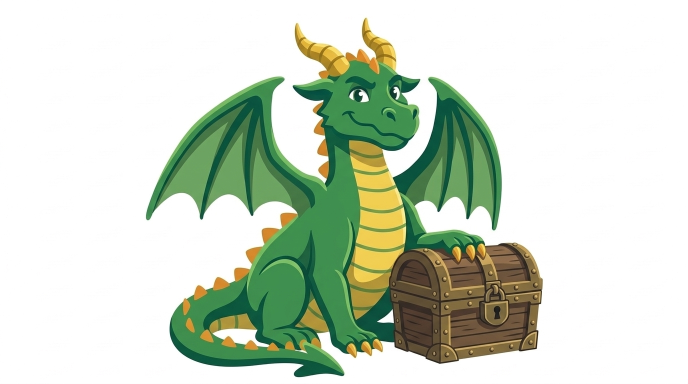
#> input picture design/quest/flow/dragon-guard-chest.jpg, 1376 x 768 px, found by its file name (shown at 1/2 size)
$ python prepare-art.py chest-style-reference.png flow/dragon-guard-chest.jpg
#> lines starting #> are read from the running program, lines starting #| are printed output that depends on the picture; after the words box and inside, x2 and y2 are one past the last pixel; in counts of white or black regions, pixels touching at a corner belong together
#> further down, im is the input picture: PIL image 1376x768 RGB; mean R, G, B 205.7, 216.4, 199.8
"""Turn the teacher's Flow pictures (design/quest/flow) into the Quest's pieces for the app.

    python3 -m venv /tmp/qv && /tmp/qv/bin/pip install vtracer pillow numpy
    /tmp/qv/bin/python -I design/quest/prepare-art.py design/quest/flow <out folder>

What it makes, and why each step is there (design/quest/STYLE.md has the story):
- The dragon's poses and the knight, cut out of Flow's white and traced to SVG, so they stay sharp on a 4K board.
  The white is flooded in from the edges, and white the drawing encloses (under a wing, between legs) goes too.
  The cut is pulled in two pixels, or the JPEG's soft edge against white traces as a pale halo on the parchment.
  Each picture is flattened to a few exact colours first: traced as it comes, JPEG noise makes hundreds of shapes.
- The guard pose has Flow's chest taken out (it is drawn with outlines and wood grain, unlike the app's), so the
  app's own chest goes under the paw.
- The sleeping dragon came out with a green belly and yellow spikes; it is recoloured to match the other poses.
- The landmarks are line art: the darker the ink, the more solid, so they sit on the parchment in the map's own ink.
"""
import sys
from collections import deque
from pathlib import Path

import numpy as np
import vtracer
from PIL import Image

SRC, OUT = Path(sys.argv[1]), Path(sys.argv[2])
OUT.mkdir(parents=True, exist_ok=True)
RNG = np.random.default_rng(2)
MAP_INK = np.array([0x8A, 0x5A, 0x2B])


def flood(mask, seeds):
    """Every pixel of `mask` joined to one of `seeds`."""
    h, w = mask.shape
    out = np.zeros((h, w), bool)
    q = deque()
    for y, x in seeds:
        if mask[y, x] and not out[y, x]:
            out[y, x] = True
            q.append((y, x))
    while q:
        y, x = q.popleft()
        for ny, nx in ((y + 1, x), (y - 1, x), (y, x + 1), (y, x - 1)):
            if 0 <= ny < h and 0 <= nx < w and mask[ny, nx] and not out[ny, nx]:
                out[ny, nx] = True
                q.append((ny, nx))
    return out


def cutout(a):
    """What is the picture, not Flow's white background."""
    h, w, _ = a.shape
#> h = 768; w = 1376
    near = a.min(axis=2) > 225  # the JPEG leaves the white a little noisy
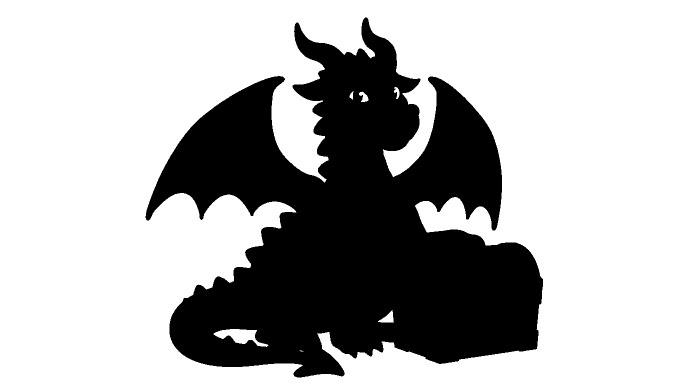
#> near: shape (768, 1376) bool (shown at 1/2 size); 69.7% white; 1 black region, box (x1, y1, x2, y2) and area: (291, 35, 1086, 755) 320545
    edge = [(y, x) for y in range(h) for x in (0, w - 1)] + [(y, x) for x in range(w) for y in (0, h - 1)]
    bg = flood(near, edge)
#> after the loop in flood, `for y, x in seeds:`:
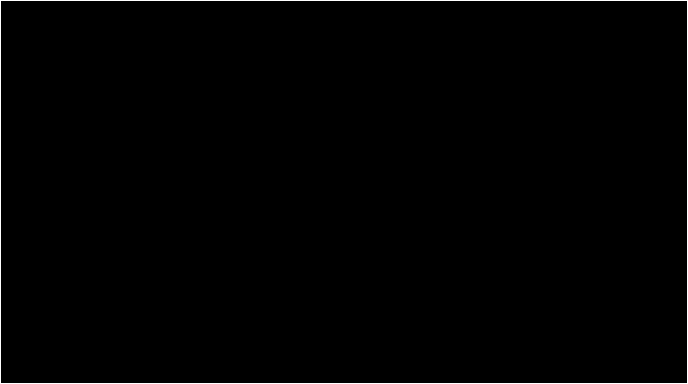
#> out: shape (768, 1376) bool (shown at 1/2 size); 0.41% white in thin lines or dots
#> the loop in flood, `while q:` made 733560 passes
#> (y, x) on passes 1 to 3: (0, 0), (0, 1375), (1, 0)
#> after the loop in flood, `while q:`: out: shape (768, 1376) bool; 69.4% white; 1 black region, box (x1, y1, x2, y2) and area: (291, 35, 1086, 755) 323208
    # White the drawing encloses is background too; small white bits (an eye's shine) stay.
    white = (a.min(axis=2) > 232) & ~bg
#> white: shape (768, 1376) bool; 0.24% white; 6 white regions (1 under 20 px), largest, box (x1, y1, x2, y2) and area: (428, 658, 536, 693) 1726, (757, 620, 787, 646) 383, (718, 183, 737, 204) 216, (788, 174, 799, 198) 139, (699, 183, 707, 198) 72
    seen = np.zeros((h, w), bool)
    for y0, x0 in zip(*np.nonzero(white)):
        if seen[y0, x0]:
            continue
        comp = flood(white, [(y0, x0)])
        seen |= comp
        if comp.sum() > 600:
            bg |= comp
#> this loop made 2537 passes
#> (y0, x0) on passes 2 to 4: (174, 792), (175, 788), (175, 789)
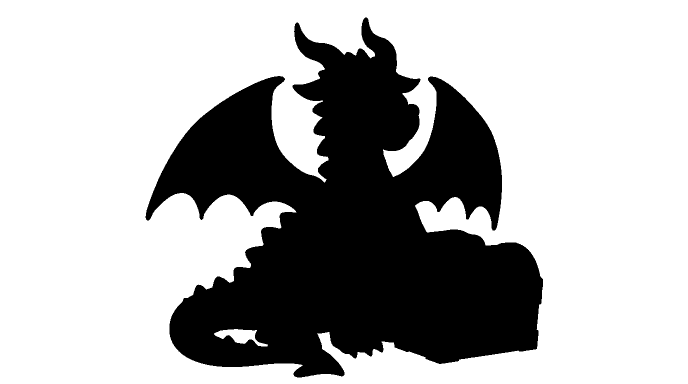
#> bg: shape (768, 1376) bool (shown at 1/2 size); 69.6% white; 1 black region, box (x1, y1, x2, y2) and area: (291, 35, 1086, 755) 321482
    keep = ~bg
    for _ in range(2):  # the pale halo
        k = keep.copy()
        k[1:, :] &= keep[:-1, :]
        k[:-1, :] &= keep[1:, :]
        k[:, 1:] &= keep[:, :-1]
        k[:, :-1] &= keep[:, 1:]
        keep = k
    return keep


def kmeans(x, k, iters=25):
    c = x[RNG.choice(len(x), k, replace=False)].astype(float)
    for _ in range(iters):
        lab = ((x[:, None, :] - c[None]) ** 2).sum(-1).argmin(1)
        for j in range(k):
            if (lab == j).any():
                c[j] = x[lab == j].mean(0)
    return c


def flatten(a, keep, k):
    """The picture in `k` exact colours, and which colour each pixel took."""
    px = a[keep]
    cent = kmeans(px[RNG.choice(len(px), min(30000, len(px)), replace=False)], k)
    lab = ((a[..., None, :] - cent[None, None]) ** 2).sum(-1).argmin(-1)
    return cent, lab


def save(name, rgb, keep):
    ys, xs = np.nonzero(keep)
    box = (xs.min(), ys.min(), xs.max() + 1, ys.max() + 1)
    rgba = np.dstack([rgb, np.where(keep, 255, 0)]).astype(np.uint8)
    Image.fromarray(rgba).crop(box).save(OUT / f'{name}.png')
    vtracer.convert_image_to_svg_py(str(OUT / f'{name}.png'), str(OUT / f'{name}.svg'), colormode='color',
                                    mode='spline', filter_speckle=8, color_precision=8, layer_difference=4,
                                    corner_threshold=60, path_precision=2)
    svg = (OUT / f'{name}.svg').read_text()
    print(f'{name}: {box[2] - box[0]}x{box[3] - box[1]}, {svg.count("<path")} shapes, {len(svg) // 1024} KB')


def nearest(cent, colour):
    return int(((cent - np.array(colour)) ** 2).sum(1).argmin())


for name, file in [('dragon-guard', 'dragon-guard-chest.jpg'), ('dragon-holding-key', 'dragon-holding-key.jpg'),
                   ('dragon-palm-up', 'dragon-palm-up.jpg'),
                   ('dragon-out-of-puff', 'dragon-out-of-puff.jpg'), ('dragon-asleep', 'dragon-asleep.jpg'),
                   ('knight', 'knight.webp')]:
    im = Image.open(SRC / file).convert('RGB')
    a = np.asarray(im).astype(int)
    keep = cutout(a)
    if name == 'dragon-guard':
        # Flow's chest: everything in its box below the paw, and its brown between the claws.
        hsv = np.asarray(im.convert('HSV')).astype(float)
        hh, ss, vv = hsv[..., 0] * 360 / 255, hsv[..., 1] / 255, hsv[..., 2] / 255
        box = np.zeros(keep.shape, bool)
        box[468:735, 765:1095] = True
        keep &= ~(box & (((hh > 10) & (hh < 52) & (vv < 0.72)) | (ss < 0.22)))
        keep[528:735, 765:1095] = False
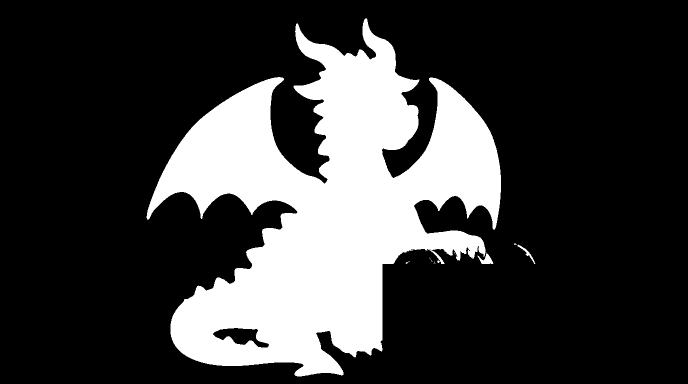
#> keep: shape (768, 1376) bool (shown at 1/2 size); 23.5% white; 11 white regions (8 under 20 px), largest, box (x1, y1, x2, y2) and area: (293, 37, 1002, 753) 247997, (954, 505, 987, 528) 332, (1035, 489, 1071, 528) 209
        # Bits of the chest's lid left between the claws: anything no longer joined to the dragon goes.
        ys, xs = np.nonzero(keep)
        mid = len(ys) // 2
#> mid = 124291
        keep = flood(keep, [(ys[mid], xs[mid])]) | (keep & ~box)
#> after the loop in flood (call 8), `for y, x in seeds:`: out: shape (768, 1376) bool; 0% white in thin lines or dots, all inside (x1, y1, x2, y2) = (726, 391, 727, 392)
#> after the loop in flood (call 8), `while q:`: out: shape (768, 1376) bool; 23.5% white; 1 white region, box (x1, y1, x2, y2) and area: (293, 37, 1002, 753) 247975
    cent, lab = flatten(a, keep, 10)
#> in kmeans, `c = x[RNG.choice(len(x), k, replace=False)].astype(float)`: c = [[234, 207, 90], [70, 141, 73], [10, 81, 63], [240, 206, 82], [67, 143, 78], [12, 88, 62], [63, 142, 77], [12, 82, 58], [63, 143, 80], [226, 208, 98]]
#> after the loop in kmeans, `for _ in range(iters):`: c = [[235.9, 207.2, 94.34], [119.8, 134, 55.16], [13.06, 84.84, 59.97], [207.7, 143, 49.61], [112.9, 169, 101.3], [34.22, 98.42, 60.46], [68.62, 120.2, 70.38], [16.44, 77.09, 42.79], [64.1, 142.7, 79.67], [173.4, 148.6, 60.93]]
#> in flatten, `cent = kmeans(px[RNG.choice(len(px), min(30000, len(px)), replace=Fals..`: cent has the same summary as c in kmeans
#> in flatten, `lab = ((a[..., None, :] - cent[None, None]) ** 2).sum(-1).argmin(-1)`:
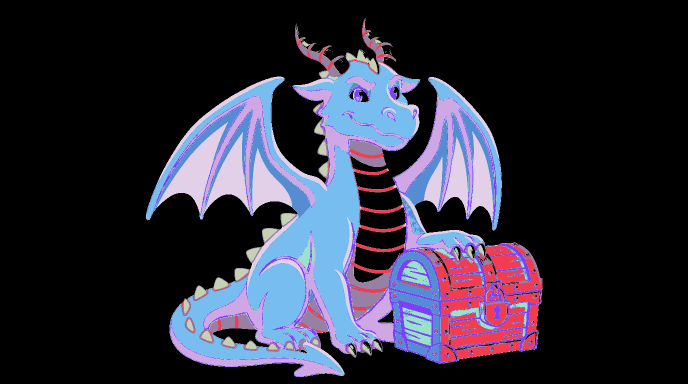
#> lab: shape (768, 1376) int64 (shown at 1/2 size); 10 distinct labels, from 0 to 9; one colour per label, 0 black
#> cent has the same summary as c in kmeans
    rgb = cent[lab]
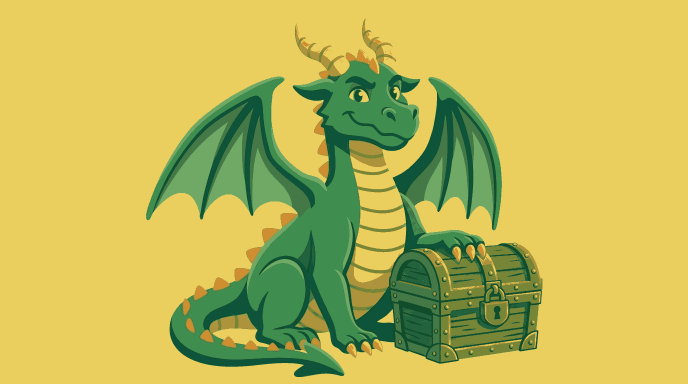
#> rgb: shape (768, 1376, 3) float64 (shown at 1/2 size); mean of channels 0, 1, 2 191.4, 185.2, 87.7; drawn as R, G, B
    if name == 'dragon-asleep':
        # Its spikes orange and the belly's light green yellow; the head, at the left, keeps its gold horns and green chin.
        yy, xx = np.mgrid[0:lab.shape[0], 0:lab.shape[1]]
        rgb[(lab == nearest(cent, (0xCF, 0xB7, 0x5B))) & (xx > 520)] = (0xE3, 0x97, 0x3A)
        rgb[(lab == nearest(cent, (0x7B, 0xAD, 0x75))) & (yy > 385) & (xx > 520)] = (0xE6, 0xC4, 0x5A)
    save(name, rgb, keep)
#> in save, `box = (xs.min(), ys.min(), xs.max() + 1, ys.max() + 1)`: box = (293, 37, 1002, 753)
#> in save, `Image.fromarray(rgba).crop(box).save(OUT / f'{name}.png')`:
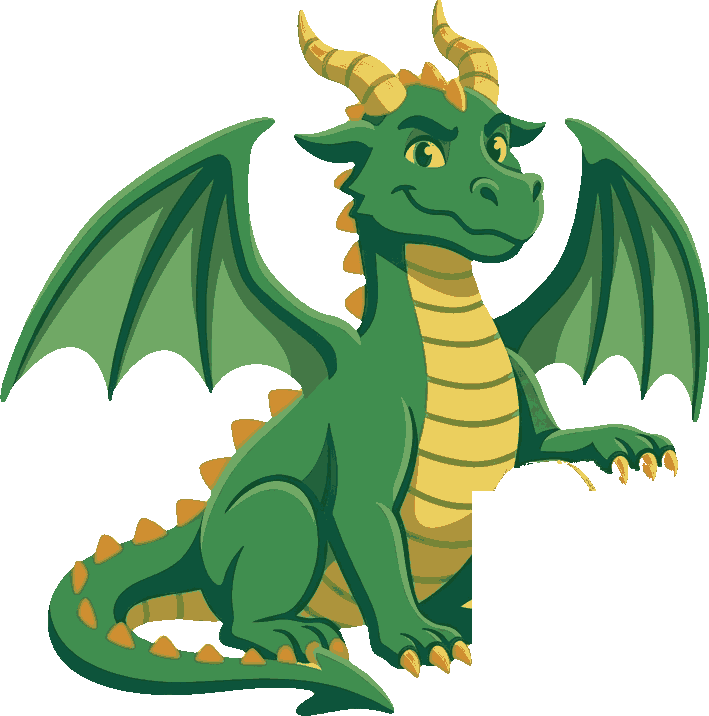
#> saved as dragon-guard.png: PIL image 709x716 RGBA; mean R, G, B, A 146.9, 163.5, 81.2, 124.6; transparent parts drawn white
#> (the run stopped early here; a loop or call above may not have finished)
